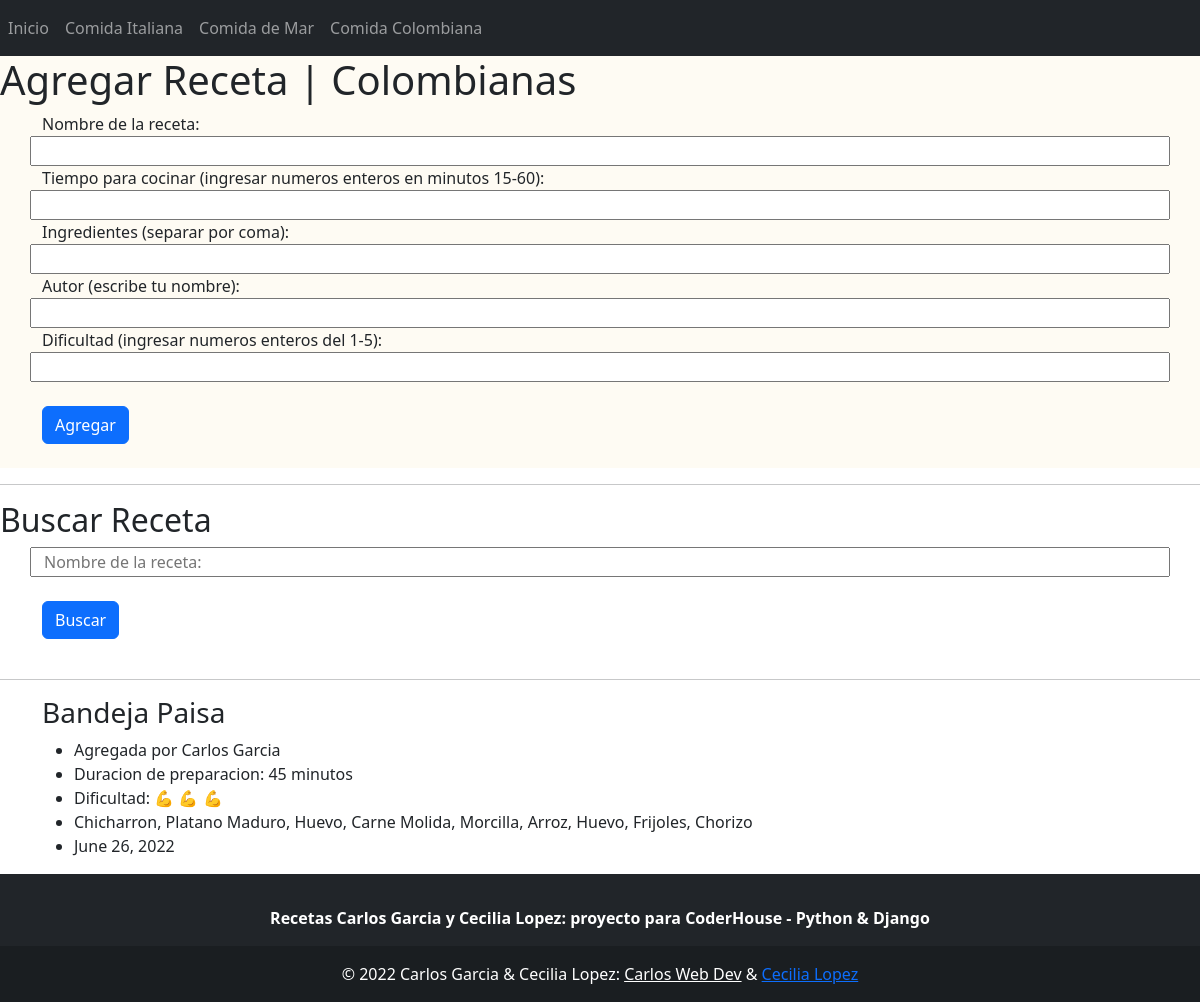
Before: /recetas-colombiana/ with the older database file.
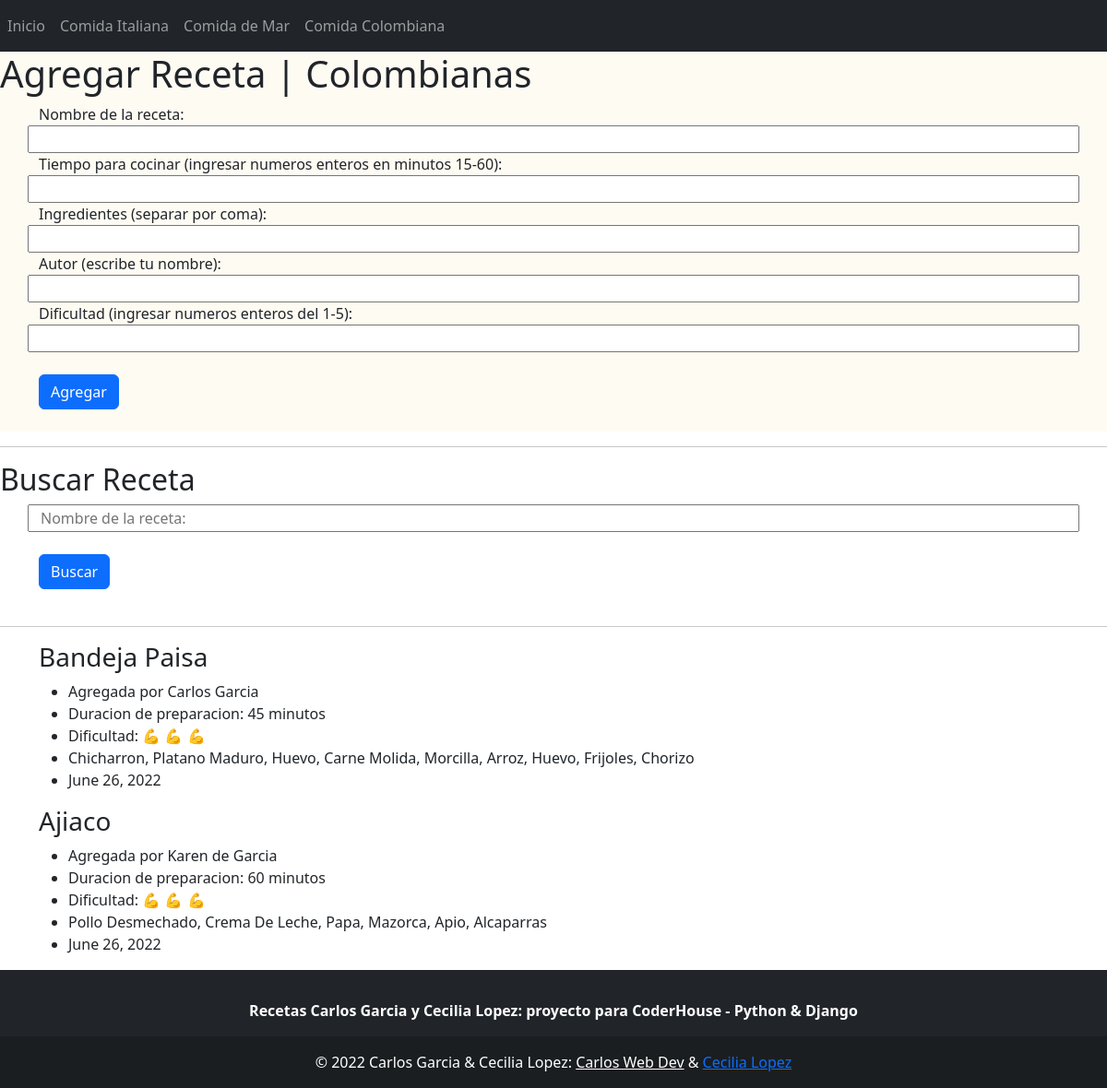
After: the same page with the newer database file.
### my_app/models.py (models this page shows, shortened)
class RecetasColombianas(models.Model):
    nombre_plato = models.CharField(max_length=30, unique=True, null=False)
    tiempo_cocina = models.IntegerField(unique=False, null=False, validators=[MinValueValidator(15), MaxValueValidator(60)])
    ingredientes = models.CharField(max_length=100 ,unique=False, null=False)
    autor = models.CharField(max_length=30, unique=False, null=False)
    dificultad = models.IntegerField(unique=False, null=False, validators=[MinValueValidator(1), MaxValueValidator(5)])
    fecha_agregada = models.DateField(unique=False, null=False)

### my_app/views.py (the view)
# urls.py: path('recetas-colombiana/', views.colombiana, name='colombiana'),
def colombiana(request):
    recetas_colombianas = models.RecetasColombianas.objects.all()
    if request.method == 'POST':
        if request.POST.get('nombre_receta'):
            busqueda = request.POST['nombre_receta']
            forms = RecetaColombianaForm()
            recetas = models.RecetasColombianas.objects.filter(nombre_plato__contains=busqueda)
            resultados = len(recetas)
            return render(request, f'{path_template}{templates_my_app[3]}', context={'forms': forms, 'busqueda': recetas, 'resultado': resultados, 'receta_buscata': busqueda, 'colombianas': recetas_colombianas})
        else:
            forms = RecetaColombianaForm(request.POST)
            if forms.is_valid():
                forms.save()
                return redirect(reverse('my_app:home'))
    else:
        forms = RecetaColombianaForm()
    return render(request, f'{path_template}{templates_my_app[3]}', context={'forms':forms, 'colombianas': recetas_colombianas})

### my_app/forms.py
class RecetaColombianaForm(ModelForm):
    fecha_agregada = forms.DateField(widget=forms.HiddenInput(), initial=today, label='')
    class Meta:
        model = RecetasColombianas
        fields = '__all__'
        labels = {
            'nombre_plato': 'Nombre de la receta',
            'tiempo_cocina': 'Tiempo para cocinar (ingresar numeros enteros en minutos 15-60)',
            'ingredientes': 'Ingredientes (separar por coma)',
            'autor': 'Autor (escribe tu nombre)',
            'dificultad': 'Dificultad (ingresar numeros enteros del 1-5)',
            'fecha_agregada': None,
        }

### my_app/templates/my_app/colombiana.html (shortened to what this page needs)
{% extends 'my_app/base.html' %}
{% block content %}
<div class="forms">
    <h1>Agregar Receta | Colombianas</h1>
    <div class="container">
        <form action="" method="POST">
            {% for form in forms %}
        <div class="form-group row">
            {{ form.label_tag }} {{form}}
        </div>
        {% endfor %}
        <br>
        <input class='btn btn-primary'type="submit" value="Agregar">
    </form>
    <br>
</div>
</div>
<hr>
<h2>Buscar Receta</h2>
<div class="container">
    <form action="" method="POST">
        <div class="form-group row">
            <input type="text" placeholder="Nombre de la receta: " name="nombre_receta">
        </div>
        <br>
            <input class="btn btn-primary" type="submit" value="Buscar">
    </form>
</div>
<br>
{% if resultado > 0 %}
<h3> Has buscado {{receta_buscada}}</h3>
    {% for resultado in busqueda %}
    <div class="container">
        <h3>{{resultado.nombre_plato}}</h3>
        <ul>
                <li>Agregada por {{resultado.autor}}</li>
                <li>Duracion de preparacion: {{ resultado.tiempo_cocina }} minutos</li>
            <li>Dificultad: {% if resultado.dificultad == 1 %}
                💪
                {% elif resultado.dificultad == 2 %}
                💪 💪
                {% elif resultado.dificultad == 3 %}
                💪 💪 💪
                {% elif resultado.dificultad == 4 %}
                💪 💪 💪 💪
                {% elif resultado.dificultad == 5 %}
                💪 💪 💪 💪 💪
                {% endif %}
            </li>
            <li>{{resultado.ingredientes|title}}</li>
            <li>{{resultado.fecha_agregada}}</li></div> <br>
    {% endfor %}
{% elif resultado == 0 %}
<div class="container">
<h3> Has buscado {{receta_buscada}}</h3>
<p> No existen recetas por {{receta_buscada}}</p>
</div>
{% else %}
<hr>
<div class="container">
{% for receta in colombianas %}
<h3>{{receta.nombre_plato}}</h3>
<ul>
    <li>Agregada por {{receta.autor}}</li>
    <li>Duracion de preparacion: {{ receta.tiempo_cocina }} minutos</li>
    <li>Dificultad: {% if receta.dificultad == 1 %}
        💪
        {% elif receta.dificultad == 2 %}
        💪 💪
        {% elif receta.dificultad == 3 %}
        💪 💪 💪
        {% elif receta.dificultad == 4 %}
        💪 💪 💪 💪
        {% elif receta.dificultad == 5 %}
        💪 💪 💪 💪 💪
        {% endif %}
    </li>
    <li>{{receta.ingredientes|title}}</li>
    <li>{{receta.fecha_agregada}}</li>
</ul>
{% endfor %}
</div>
{% endif %}
{% endblock %}

Changed rows visible on the page:
added RecetasColombianas: nombre_plato "Ajiaco", autor "Karen de Garcia", tiempo_cocina "60", ingredientes "Pollo Desmechado, Crema De Leche, Papa, Mazorca, Apio, Alcaparras", fecha_agregada "June 26, 2022"
